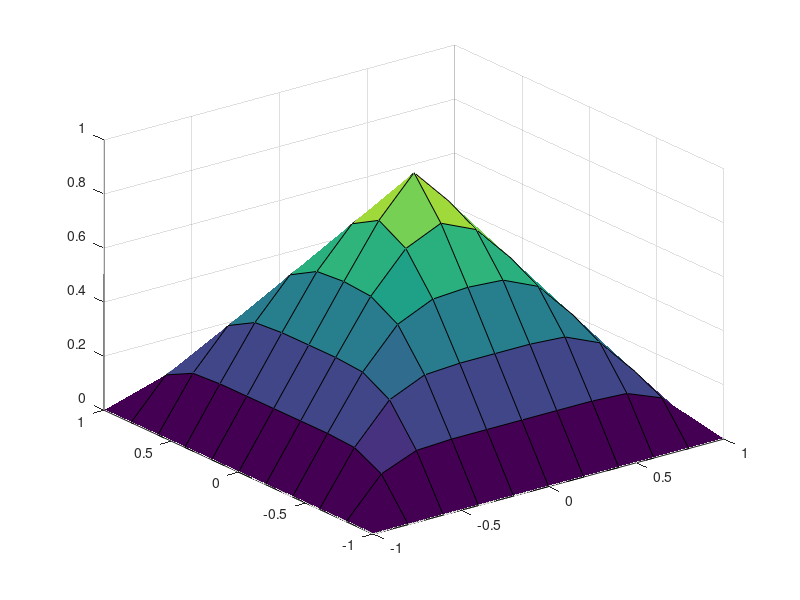

Write the MATLAB code that produced this figure.
%%%%%%%%%%%%%%%%%%%%%%%%%%%%%%%%%%%%%%%%%%%%%%%%%%%%%%%%%%
% Program to implement the upwind scheme to solve        %   
%     2D Eikonal Equation with 0 DBC on a square         %   
%       |\Grad u| = 1 in (0,1) X (0,1)                   %   
%       u = 0 on Boundary                                %
%                                                        %
%%%%%%%%%%%%%%%%%%%%%%%%%%%%%%%%%%%%%%%%%%%%%%%%%%%%%%%%%%

clear 
close all
format long

Nx = 10;
Ny = 10;

a =-1; b = 1;
c = -1; d = 1;

hx = (b-a)/Nx;
hy = (b-a)/Ny;

x = a:hx:b;
y = c:hy:d;

delt = min(hx,hy); % Monotonicity condition

% Tolerance for steady state
eps = 10^-5;
error = 100;

U = zeros(Nx+1,Ny+1);
% for i=1:Nx+1
%     for j=1:Ny+1
%         U(i,j) = 
%     end
% end
Unew = zeros(Nx+1,Ny+1);

iterations = 0;
tic
while error > eps
    for i=2:Nx
        for j=2:Ny
            Dxp = (U(i,j)-U(i+1,j))/hx;
            Dxm = (U(i,j)-U(i-1,j))/hx;
            Dyp = (U(i,j)-U(i,j+1))/hy;
            Dym = (U(i,j)-U(i,j-1))/hy;
            
            Dx = max([0,Dxp,Dxm]);
            Dy = max([0,Dyp,Dym]);
            
            H = sqrt(Dx^2+Dy^2)-1;
            
            Unew(i,j) = U(i,j) - delt*H;
        end
    end
    error = max(max(abs(Unew-U)));
    %error = 0;
    U = Unew;
    surf(x,y,Unew);
    axis([a,b,c,d,0,1]);
    pause(0.01);
    iterations = iterations+1;
end
toc
iterations
%surf(y,x,Unew);
